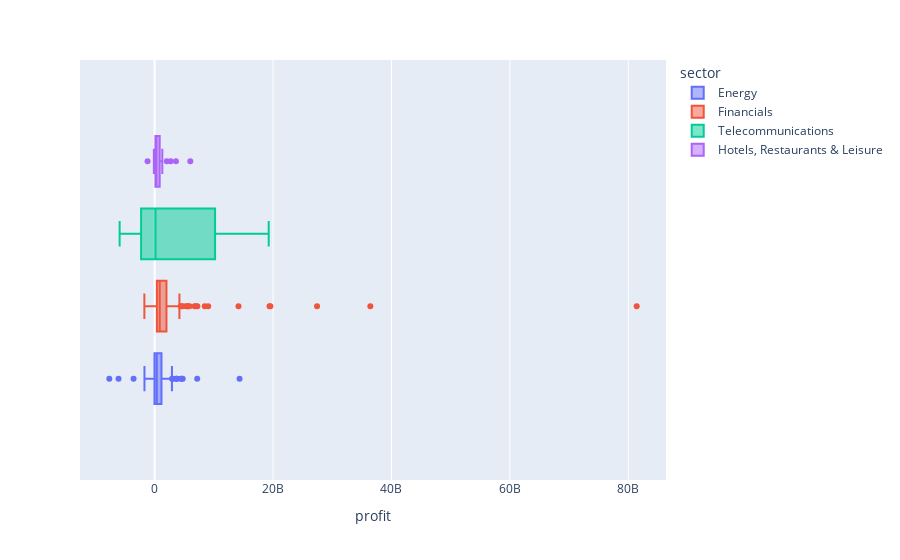

Write notebook code for a chart like this one.
### Code cell
# Get plotly to display the outlier companies
px.box(data_frame=fortune_selection, x="profit", color="sector", hover_data="company")

### Figure 1 — Plotly figure (JSON) as saved in the notebook; plotly's stock layout.template omitted (floating-point values rounded to 4 significant figures; data arrays with more than 128 entries replaced by an {"elided": "..."} marker saying what was removed)
{"data": [{"alignmentgroup": "True", "customdata": [["Exxon Mobil"], ["Chevron"], ["Marathon Petroleum"], ["Phillips 66"], ["Valero Energy"], ["Energy Transfer"], ["World Fuel Services"], ["ConocoPhillips"], ["Exelon"], ["Plains GP Holdings"], ["Enterprise Products Partners"], ["Duke Energy"], ["PBF Energy"], ["NGL Energy Partners"], ["Baker Hughes"], ["Halliburton"], ["Occidental Petroleum"], ["Southern Company"], ["NextEra Energy"], ["HollyFrontier"], ["EOG Resources"], ["PG&E"], ["Dominion Energy"], ["American Electric Power"], ["Freeport-McMoRan"], ["Kinder Morgan"], ["DTE Energy"], ["Consolidated Edison"], ["Sempra Energy"], ["Edison International"], ["CenterPoint Energy"], ["Vistra Energy"], ["Xcel Energy"], ["Entergy"], ["FirstEnergy"], ["AES"], ["Oneok"], ["Public Service Enterprise Group"], ["Calpine"], ["NRG Energy"], ["Newmont"], ["Cheniere Energy"], ["Pioneer Natural Resources"], ["Delek US Holdings"], ["Targa Resources"], ["Eversource Energy"], ["Chesapeake Energy"], ["NOV"], ["Williams"], ["PPL"], ["DCP Midstream"], ["WEC Energy Group"], ["Devon Energy"], ["UGI"], ["CMS Energy"], ["Ovintiv"], ["Hess"], ["APA"], ["EnLink Midstream"], ["Ameren"], ["Par Pacific Holdings"], ["MDU Resources Group"], ["NiSource"], ["Marathon Oil"], ["Evergy"], ["Continental Resources"], ["Peabody Energy"], ["Concho Resources"], ["Noble Energy"], ["EQT"], ["Antero Resources"], ["Murphy Oil"], ["Diamondback Energy"], ["MRC Global"], ["Alliant Energy"], ["American Water Works"], ["Sprague Resources"], ["Pinnacle West Capital"], ["Calumet Specialty Products Partners"], ["Puget Energy"], ["Crestwood Equity Partners"], ["Southwest Gas Holdings"], ["First Solar"], ["Green Plains"], ["Southwestern Energy"], ["Enable Midstream Partners"], ["NOW"], ["Atmos Energy"], ["Hawaiian Electric Industries"], ["Range Resources"], ["Helmerich & Payne"], ["Magellan Midstream Partners"], ["Renewable Energy Group"], ["California Resources"], ["New Jersey Resources"], ["Genesis Energy"], ["Patterson-UTI Energy"], ["Cimarex Energy"], ["Arch Resources"], ["WPX Energy"], ["Alpha Metallurgical Resources"], ["OGE Energy"], ["Portland General Electric"], ["Oasis Petroleum"], ["CrossAmerica Partners"], ["Cabot Oil & Gas"], ["ProPetro Holding"], ["Oceaneering International"], ["Liberty Oilfield Services"]], "hovertemplate": "sector=Energy<br>profit=%{x}<br>company=%{customdata[0]}<extra></extra>", "legendgroup": "Energy", "marker": {"color": "#636efa"}, "name": "Energy", "notched": false, "offsetgroup": "Energy", "orientation": "h", "showlegend": true, "type": "box", "x": [14340000000, 2924000000, 2637000000, 3076000000, 2422000000, 3592000000, 178900000, 7189000000, 2936000000, 331000000, 4591300000, 3748000000, 319400000, 360000000, 128000000, -1131000000, -667000000, 4739000000, 3769000000, 772400000, 2734900000, -7656000000, 1358000000, 1921100000, -239000000, 2190000000, 1169000000, 1343000000, 2197000000, 1284000000, 791000000, 928000000, 1372000000, 1241200000, 912000000, 303000000, 1278600000, 1693000000, 770000000, 4438000000, 2805000000, 648000000, 756000000, 310600000, -209200000, 909100000, -308000000, -6095000000, 850000000, 1746000000, 17000000, 1134000000, -355000000, 256200000, 680000000, 234000000, -408000000, -3553000000, -1119300000, 828000000, 40800000, 335500000, 383100000, 480000000, 669900000, 775600000, -211300000, -705000000, -1512000000, -1221700000, -340100000, 1149700000, 240000000, 39000000, 557200000, 621000000, 31300000, 538300000, -43600000, 210700000, 285100000, 213900000, -114900000, -166900000, 891000000, 396000000, -97000000, 511400000, 217900000, -1716300000, -33700000, 1020800000, 380100000, -28000000, 169500000, 96000000, -425700000, -124600000, 233800000, 256000000, -316300000, 433600000, 214000000, -128200000.0, 18100000, 681100000, 163000000, -348400000, 39000000], "x0": " ", "xaxis": "x", "y0": " ", "yaxis": "y"}, {"alignmentgroup": "True", "customdata": {"elided": "162x1 str values"}, "hovertemplate": "sector=Financials<br>profit=%{x}<br>company=%{customdata[0]}<extra></extra>", "legendgroup": "Financials", "marker": {"color": "#EF553B"}, "name": "Financials", "notched": false, "offsetgroup": "Financials", "orientation": "h", "showlegend": true, "type": "box", "x": {"elided": "162 float values"}, "x0": " ", "xaxis": "x", "y0": " ", "yaxis": "y"}, {"alignmentgroup": "True", "customdata": [["AT&T"], ["Verizon Communications"], ["Comcast"], ["Charter Communications"], ["Lumen Technologies"], ["DISH Network"], ["Altice USA"], ["Frontier Communications"], ["Telephone & Data Systems"], ["Windstream Holdings"], ["Zayo Group Holdings"]], "hovertemplate": "sector=Telecommunications<br>profit=%{x}<br>company=%{customdata[0]}<extra></extra>", "legendgroup": "Telecommunications", "marker": {"color": "#00cc96"}, "name": "Telecommunications", "notched": false, "offsetgroup": "Telecommunications", "orientation": "h", "showlegend": true, "type": "box", "x": [13903000000, 19265000000, 13057000000, 1668000000, -5269000000, 1399500000, 138900000, -5911000000, 121000000, -3090000000, 150000000], "x0": " ", "xaxis": "x", "y0": " ", "yaxis": "y"}, {"alignmentgroup": "True", "customdata": [["Starbucks"], ["McDonald&#8217;s"], ["Marriott International"], ["Las Vegas Sands"], ["MGM Resorts International"], ["Hilton Worldwide Holdings"], ["Yum China Holdings"], ["Caesars Holdings"], ["Darden Restaurants"], ["Wynn Resorts"], ["Yum Brands"], ["Chipotle Mexican Grill"], ["Penn National Gaming"], ["Hyatt Hotels"], ["Marriott Vacations Worldwide"], ["Bloomin&#8217; Brands"], ["Wyndham Destinations"], ["Domino's Pizza"], ["Scientific Games"], ["Boyd Gaming"], ["Brinker International"], ["Cracker Barrel Old Country Store"], ["Texas Roadhouse"], ["Caesars Entertainment"], ["Cheesecake Factory"], ["Vail Resorts"], ["Wyndham Hotels & Resorts"]], "hovertemplate": "sector=Hotels, Restaurants & Leisure<br>profit=%{x}<br>company=%{customdata[0]}<extra></extra>", "legendgroup": "Hotels, Restaurants & Leisure", "marker": {"color": "#ab63fa"}, "name": "Hotels, Restaurants & Leisure", "notched": false, "offsetgroup": "Hotels, Restaurants & Leisure", "orientation": "h", "showlegend": true, "type": "box", "x": [3599200000, 6025400000, 1273000000, 2698000000, 2049100000, 881000000, 713000000, -1195000000, 713400000, 123000000, 1294000000, 350200000, 43900000, 766000000, 138000000, 130600000, 507000000, 400700000, -130000000, 157600000, 154900000, 223400000, 174500000, 81000000, 127300000, 301200000, 157000000], "x0": " ", "xaxis": "x", "y0": " ", "yaxis": "y"}], "layout": {"boxmode": "group", "legend": {"title": {"text": "sector"}, "tracegroupgap": 0}, "margin": {"t": 60}, "xaxis": {"anchor": "y", "domain": [0, 1], "title": {"text": "profit"}}, "yaxis": {"anchor": "x", "domain": [0, 1]}}}
